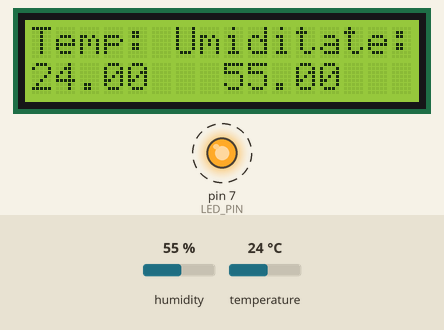
Simulated run of this sketch. Board: Arduino Uno, built with avr-gcc and run on an emulated ATmega328P. Parts: 16×2 character LCD, output pins drawn as LEDs (lit = HIGH). Dashed ring = blinking. Inputs (shaded band) come from the test bench; at power-on: humidity 55 %, temperature 24 °C.

Above: at 1.2 s.
1.3 s: humidity set to 22 %
At 4.3 s:
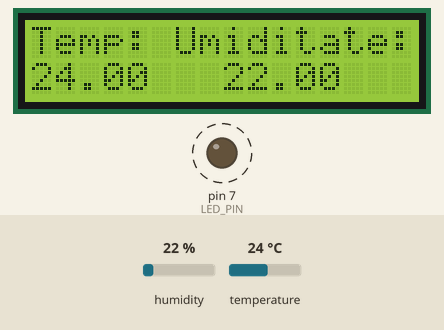
4.5 s: temperature set to 12 °C
At 7.8 s:
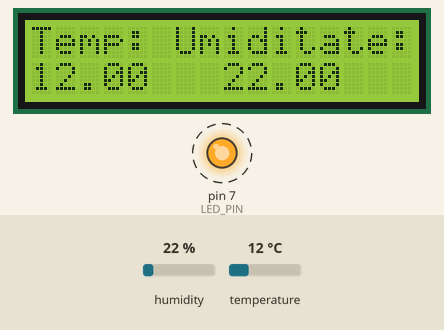
8.5 s: humidity set to 40 %
At 11.8 s:
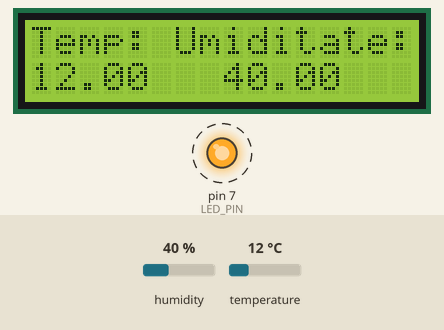
12.5 s: temperature set to 19 °C
At 15.3 s:
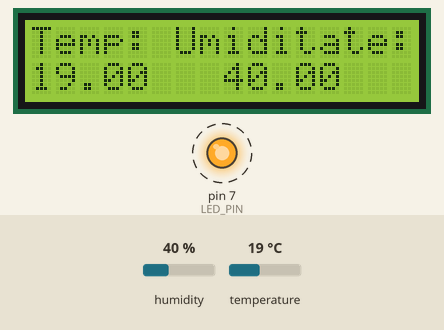
Timing chart, 0 to 17.5 s (numbered marks = the images above; inputs shaded):
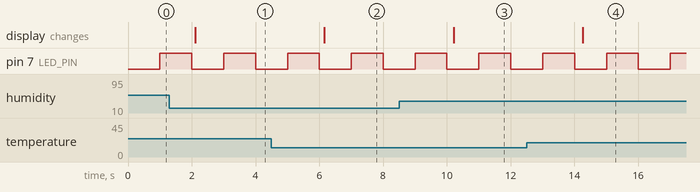

Measured:
- after the input at 1.3 s, the display: changes after 0.81 s (image 1)
- after the input at 4.5 s, the display: changes after 1.7 s (image 2)
- after the input at 8.5 s, the display: changes after 1.7 s (image 3)
- after the input at 12.5 s, the display: changes after 1.8 s (image 4)
- by itself, pin 7 (LED_PIN): alternates HIGH for 1.0 s and LOW for 1.0 s

The sketch:

sketch_jan5a.ino
```cpp
#include <LiquidCrystal.h>
#include "DHT.h"

#define DHTPIN 8
#define LED_PIN 7

LiquidCrystal lcd(12, 11, 5, 4, 3, 2);
#define DHTTYPE DHT11
DHT dht(DHTPIN, DHTTYPE);

unsigned long previousMillis = 0;
const long interval = 1000;
bool ledState = false;

void setup()
{
  lcd.begin(16, 2);
  dht.begin();
  lcd.print("Temp: Umiditate:");
  pinMode(LED_PIN, OUTPUT);
}

void loop()
{
  unsigned long currentMillis = millis();
  if (currentMillis - previousMillis >= interval) {
    previousMillis = currentMillis;
    ledState = !ledState;
    digitalWrite(LED_PIN, ledState);
  }
  lcd.setCursor(0, 1);
  float h = dht.readHumidity();
  float f = dht.readTemperature();
  if (isnan(h) || isnan(f)) {
    lcd.print("ERROR");
    return;
  }

  lcd.print(f);
  lcd.setCursor(8,1);
  lcd.print(h);
}
```
